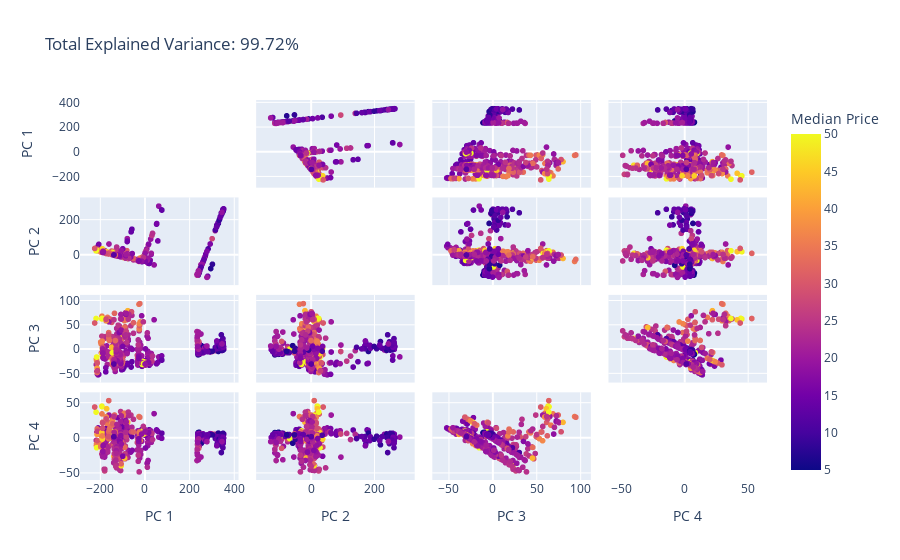

Notebook source saved alongside this figure:
### Markdown cell above
## Visualize a subset of the principal components

### Code cell
boston = load_boston()
df = pd.DataFrame(boston.data, columns=boston.feature_names)
n_components = 4

pca = PCA(n_components=n_components)
components = pca.fit_transform(df)

total_var = pca.explained_variance_ratio_.sum() * 100

labels = {str(i): f"PC {i+1}" for i in range(n_components)}
labels['color'] = 'Median Price'

fig = px.scatter_matrix(
    components,
    color=boston.target,
    dimensions=range(n_components),
    labels=labels,
    title=f'Total Explained Variance: {total_var:.2f}%',
)
fig.update_traces(diagonal_visible=False)
fig.show()

### Figure 1 — Plotly figure (JSON) as saved in the notebook; plotly's stock layout.template omitted (floating-point values rounded to 4 significant figures; data arrays with more than 128 entries replaced by an {"elided": "..."} marker saying what was removed)
{"data": [{"diagonal": {"visible": false}, "dimensions": [{"axis": {"matches": true}, "label": "PC 1", "values": {"elided": "506 float values"}}, {"axis": {"matches": true}, "label": "PC 2", "values": {"elided": "506 float values"}}, {"axis": {"matches": true}, "label": "PC 3", "values": {"elided": "506 float values"}}, {"axis": {"matches": true}, "label": "PC 4", "values": {"elided": "506 float values"}}], "hovertemplate": "%{xaxis.title.text}=%{x}<br>%{yaxis.title.text}=%{y}<br>Median Price=%{marker.color}<extra></extra>", "legendgroup": "", "marker": {"color": {"elided": "506 float values"}, "coloraxis": "coloraxis", "symbol": "circle"}, "name": "", "showlegend": false, "type": "splom"}], "layout": {"autosize": true, "coloraxis": {"colorbar": {"title": {"text": "Median Price"}}, "colorscale": [[0, "#0d0887"], [0.1111, "#46039f"], [0.2222, "#7201a8"], [0.3333, "#9c179e"], [0.4444, "#bd3786"], [0.5556, "#d8576b"], [0.6667, "#ed7953"], [0.7778, "#fb9f3a"], [0.8889, "#fdca26"], [1, "#f0f921"]]}, "dragmode": "select", "legend": {"tracegroupgap": 0}, "title": {"text": "Total Explained Variance: 99.72%"}, "xaxis": {"autorange": true, "range": [-306.9, 435.0], "type": "linear"}, "xaxis2": {"autorange": true, "range": [-184.7, 337.9], "type": "linear"}, "xaxis3": {"autorange": true, "range": [-73.0, 115.6], "type": "linear"}, "xaxis4": {"autorange": true, "range": [-62.89, 67.62], "type": "linear"}, "yaxis": {"autorange": true, "range": [-306.9, 435.0], "type": "linear"}, "yaxis2": {"autorange": true, "range": [-184.7, 337.9], "type": "linear"}, "yaxis3": {"autorange": true, "range": [-73.0, 115.6], "type": "linear"}, "yaxis4": {"autorange": true, "range": [-62.89, 67.62], "type": "linear"}}}
